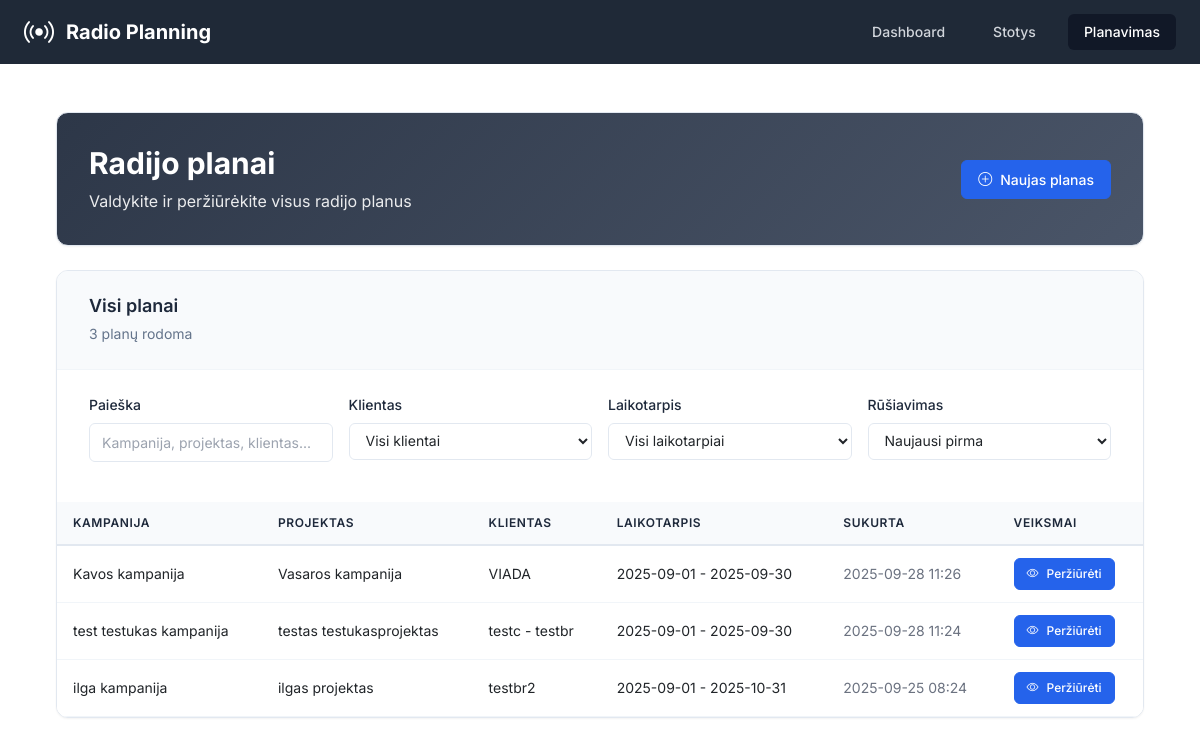
/planning, run on an earlier commit of the app's database.
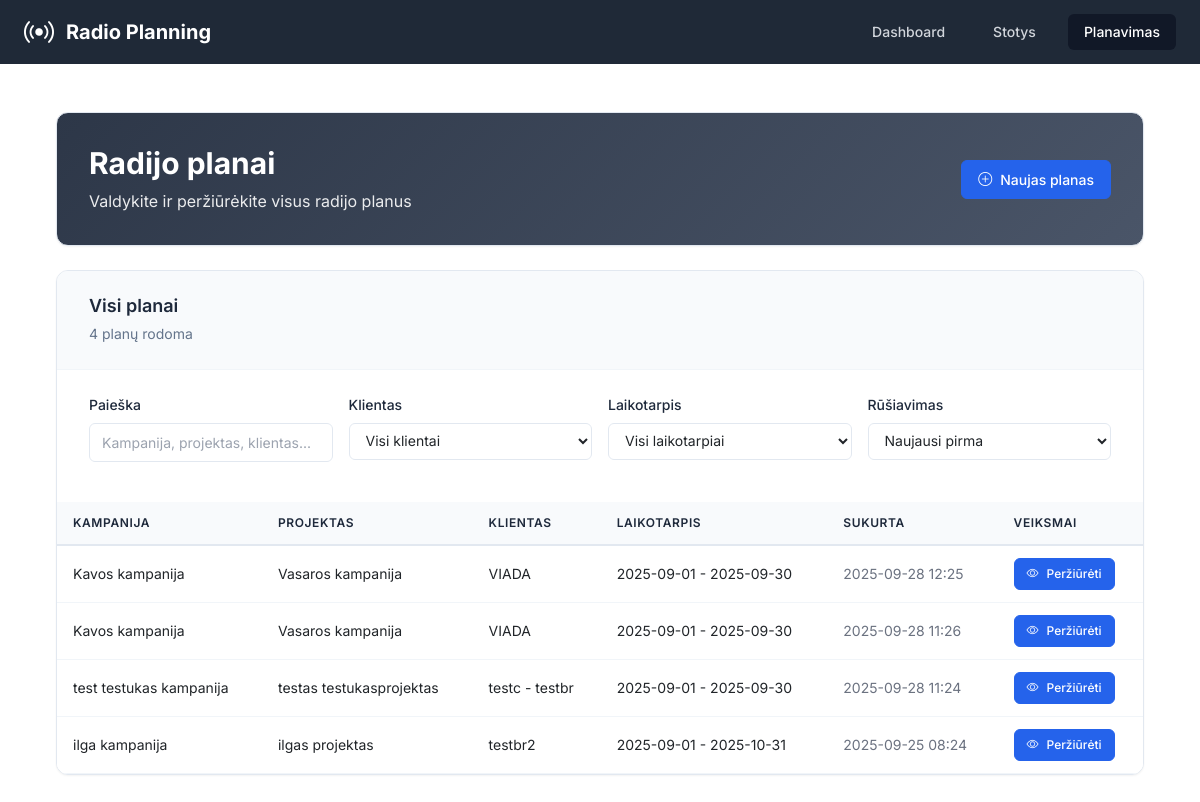
And on a later commit of the database.
### app/models.py (models this page shows, shortened)
class RadioPlan(db.Model):
    __tablename__ = 'radio_plans'
    id = db.Column(db.Integer, primary_key=True)
    campaign_id = db.Column(db.Integer, nullable=False)  # From projects-crm
    campaign_name = db.Column(db.String(200))
    project_id = db.Column(db.Integer)
    project_name = db.Column(db.String(200))
    client_brand_id = db.Column(db.Integer)
    client_brand_name = db.Column(db.String(200))
    start_date = db.Column(db.Date, nullable=False)
    end_date = db.Column(db.Date, nullable=False)
    target_audience = db.Column(db.String(50), nullable=False)
    our_discount = db.Column(db.Float, default=0)  # Percentage
    client_discount = db.Column(db.Float, default=0)  # Percentage
    created_at = db.Column(db.DateTime, default=datetime.utcnow)
    updated_at = db.Column(db.DateTime, default=datetime.utcnow, onupdate=datetime.utcnow)
    spots = db.relationship('RadioSpot', backref='plan', lazy='dynamic', cascade='all, delete-orphan')
    clips = db.relationship('RadioClip', backref='plan', lazy='dynamic', cascade='all, delete-orphan')
    selected_stations = db.relationship('RadioStation', secondary=plan_stations, lazy='subquery',
                                      backref=db.backref('plans', lazy=True))

### app/routes.py (the view)
@main_bp.route('/planning')
def planning():
    plans = RadioPlan.query.order_by(RadioPlan.created_at.desc()).all()
    return render_template('planning.html', plans=plans)

### app/templates/planning.html (shortened to what this page needs)
{% extends "base.html" %}
{% block content %}
<div class="container-fluid p-0">
    <div class="dashboard-header mb-4">
        <div class="header-content">
            <div class="flex justify-between items-center">
                <div>
                    <h1 class="text-3xl font-bold mb-2">Radijo planai</h1>
                    <p class="opacity-90">Valdykite ir peržiūrėkite visus radijo planus</p>
                </div>
                <a href="{{ url_for('main.new_plan') }}" class="btn-professional btn-primary">
                    <i class="bi bi-plus-circle"></i>
                    <span>Naujas planas</span>
                </a>
            </div>
        </div>
    </div>
    <div class="professional-section">
        <div class="section-header">
            <div class="section-title">
                <h3>Visi planai</h3>
                <span class="section-subtitle"><span id="filteredCount">{{ plans | length }}</span> planų rodoma</span>
            </div>
        </div>
        <div class="filter-content">
            <div class="filter-grid">
                <div class="filter-item">
                    <label for="searchFilter" class="filter-label">Paieška</label>
                    <input type="text" id="searchFilter" class="filter-input" placeholder="Kampanija, projektas, klientas...">
                </div>
                <div class="filter-item">
                    <label for="clientFilter" class="filter-label">Klientas</label>
                    <select id="clientFilter" class="filter-select">
                        <option value="">Visi klientai</option>
                    </select>
                </div>
                <div class="filter-item">
                    <label for="dateFilter" class="filter-label">Laikotarpis</label>
                    <select id="dateFilter" class="filter-select">
                        <option value="">Visi laikotarpiai</option>
                    </select>
                </div>
                <div class="filter-item">
                    <label for="sortFilter" class="filter-label">Rūšiavimas</label>
                    <select id="sortFilter" class="filter-select">
                        <option value="newest">Naujausi pirma</option>
                    </select>
                </div>
            </div>
        </div>
        <div class="table-container">
            {% if plans %}
            <div class="table-responsive">
                <table class="professional-table">
                    <thead>
                        <tr>
                            <th>Kampanija</th>
                            <th>Projektas</th>
                            <th>Klientas</th>
                            <th>Laikotarpis</th>
                            <th>Sukurta</th>
                            <th>Veiksmai</th>
                        </tr>
                    </thead>
                    <tbody>
                        {% for plan in plans %}
                        <tr class="plan-row"
                            data-campaign="{{ (plan.campaign_name or '')|lower }}"
                            data-project="{{ (plan.project_name or '')|lower }}"
                            data-client="{{ (plan.client_brand_name or '')|lower }}"
                            data-start-date="{{ plan.start_date.strftime('%Y-%m-%d') }}"
                            data-end-date="{{ plan.end_date.strftime('%Y-%m-%d') }}"
                            data-created="{{ plan.created_at.strftime('%Y-%m-%d') }}">
                            <td>{{ plan.campaign_name or 'N/A' }}</td>
                            <td>{{ plan.project_name or 'N/A' }}</td>
                            <td>{{ plan.client_brand_name or 'N/A' }}</td>
                            <td>
                                <span class="text-sm">
                                    {{ plan.start_date.strftime('%Y-%m-%d') }} - {{ plan.end_date.strftime('%Y-%m-%d') }}
                                </span>
                            </td>
                            <td class="text-gray-500 text-sm">{{ plan.created_at.strftime('%Y-%m-%d %H:%M') }}</td>
                            <td>
                                <a href="{{ url_for('main.view_plan', plan_id=plan.id) }}" class="btn-professional btn-primary btn-sm">
                                    <i class="bi bi-eye"></i>
                                    <span>Peržiūrėti</span>
                                </a>
                            </td>
                        </tr>
                        {% endfor %}
                    </tbody>
                </table>
            </div>
            {% endif %}
        </div>
    </div>
</div>
{% endblock %}

### app/templates/base.html (shortened to what this page needs)
<!DOCTYPE html>
<html lang="lt" class="h-full bg-gray-50">
<head>
    <script src="https://cdn.tailwindcss.com"></script>
    <link rel="stylesheet" href="https://cdn.jsdelivr.net/npm/bootstrap-icons@1.11.0/font/bootstrap-icons.css">
    <link href="https://cdn.jsdelivr.net/npm/bootstrap@5.3.0/dist/css/bootstrap.min.css" rel="stylesheet">
</head>
<body class="h-full">
    <div class="min-h-full">
        <header class="bg-gray-800">
            <div class="max-w-7xl mx-auto px-4 sm:px-6 lg:px-8">
                <div class="flex justify-between h-16">
                    <div class="flex items-center">
                        <div class="flex-shrink-0">
                            <div class="flex items-center">
                                <i class="bi bi-broadcast text-white text-3xl mr-3"></i>
                                <h1 class="text-xl font-bold text-white">Radio Planning</h1>
                            </div>
                        </div>
                    </div>
                    <nav class="hidden md:flex items-center space-x-4">
                        <a href="{{ url_for('main.index') }}"
                           class="{% if request.endpoint == 'main.index' %}bg-gray-900 text-white{% else %}text-gray-300 hover:bg-gray-700 hover:text-white{% endif %} px-3 py-2 rounded-md text-sm font-medium transition-colors">
                            Dashboard
                        </a>
                        <a href="{{ url_for('main.stations') }}"
                           class="{% if request.endpoint == 'main.stations' %}bg-gray-900 text-white{% else %}text-gray-300 hover:bg-gray-700 hover:text-white{% endif %} px-3 py-2 rounded-md text-sm font-medium transition-colors">
                            Stotys
                        </a>
                        <a href="{{ url_for('main.planning') }}"
                           class="{% if request.endpoint == 'main.planning' %}bg-gray-900 text-white{% else %}text-gray-300 hover:bg-gray-700 hover:text-white{% endif %} px-3 py-2 rounded-md text-sm font-medium transition-colors">
                            Planavimas
                        </a>
                    </nav>
                </div>
            </div>
        </header>
        <main class="max-w-7xl mx-auto py-6 sm:px-6 lg:px-8">
            <div class="px-4 py-6 sm:px-0">
                {% block content %}{% endblock %}
            </div>
        </main>
    </div>
</body>
</html>

### app/templates/base.html (style rules this page uses)
body { font-family: 'Inter', sans-serif; }

### app/templates/planning.html (style rules this page uses)
:root { --primary-color: #2563eb; --success-color: #059669; --info-color: #0891b2; --warning-color: #d97706; --background-light: #f8fafc; --background-white: #ffffff; --text-primary: #1e293b; --text-secondary: #64748b; --text-muted: #94a3b8; --border-color: #e2e8f0; --border-light: #f1f5f9; --shadow-sm: 0 1px 2px 0 rgb(0 0 0 / 0.05); --shadow-md: 0 4px 6px -1px rgb(0 0 0 / 0.1), 0 2px 4px -2px rgb(0 0 0 / 0.1); --shadow-lg: 0 10px 15px -3px rgb(0 0 0 / 0.1), 0 4px 6px -4px rgb(0 0 0 / 0.1); --radius-sm: 6px; --radius-md: 8px; --radius-lg: 12px; }
.dashboard-header { background: linear-gradient(135deg, #2d3748, #4a5568); color: white; border: 1px solid var(--border-color); border-radius: var(--radius-lg); box-shadow: var(--shadow-sm); padding: 2rem; margin-bottom: 2rem; }
.btn-professional { display: inline-flex; align-items: center; gap: 0.5rem; padding: 0.5rem 1rem; border-radius: var(--radius-sm); font-size: 0.875rem; font-weight: 500; text-decoration: none; border: 1px solid transparent; transition: all 0.2s ease; cursor: pointer; }
.btn-professional.btn-sm { padding: 0.375rem 0.75rem; font-size: 0.75rem; }
.btn-professional.btn-primary { background: var(--primary-color); color: white; border-color: var(--primary-color); }
.professional-section { background: var(--background-white); border: 1px solid var(--border-color); border-radius: var(--radius-lg); box-shadow: var(--shadow-sm); overflow: hidden; }
.section-header { padding: 1.5rem 2rem; border-bottom: 1px solid var(--border-light); background: var(--background-light); }
.section-title h3 { font-size: 1.125rem; font-weight: 600; color: var(--text-primary); margin: 0 0 0.25rem 0; }
.section-subtitle { color: var(--text-secondary); font-size: 0.875rem; }
.table-container { overflow: hidden; }
.professional-table { width: 100%; border-collapse: collapse; font-size: 0.875rem; background: var(--background-white); }
.professional-table th { background: var(--background-light); color: var(--text-primary); font-weight: 600; padding: 0.75rem 1rem; text-align: left; border-bottom: 2px solid var(--border-color); font-size: 0.75rem; text-transform: uppercase; letter-spacing: 0.05em; }
.professional-table td { padding: 0.75rem 1rem; border-bottom: 1px solid var(--border-light); vertical-align: middle; font-size: 0.875rem; background: var(--background-white); }
.filter-content { padding: 1.5rem 2rem; }
.filter-grid { display: grid; grid-template-columns: repeat(auto-fit, minmax(200px, 1fr)); gap: 1rem; margin-bottom: 1rem; }
.filter-item { display: flex; flex-direction: column; gap: 0.5rem; }
.filter-label { font-size: 0.875rem; font-weight: 500; color: var(--text-primary); }
.filter-input, .filter-select { padding: 0.5rem 0.75rem; border: 1px solid var(--border-color); border-radius: var(--radius-sm); font-size: 0.875rem; transition: all 0.2s ease; background: var(--background-white); }
.opacity-90 { opacity: 0.9; }

What changed in the data, as far as the page shows it:
added RadioPlan: campaign_name "Kavos kampanija", project_name "Vasaros kampanija", client_brand_name "VIADA", start_date "2025-09-01", end_date "2025-09-30", created_at "2025-09-28 12:25"
Also different on the page:
{{ plans | length }}: "3" → "4"
